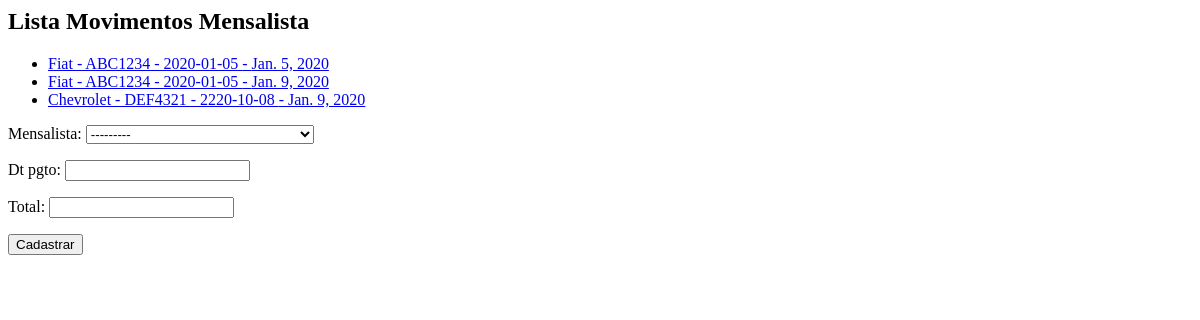
The app's page /core/mov-mensal/, older data.
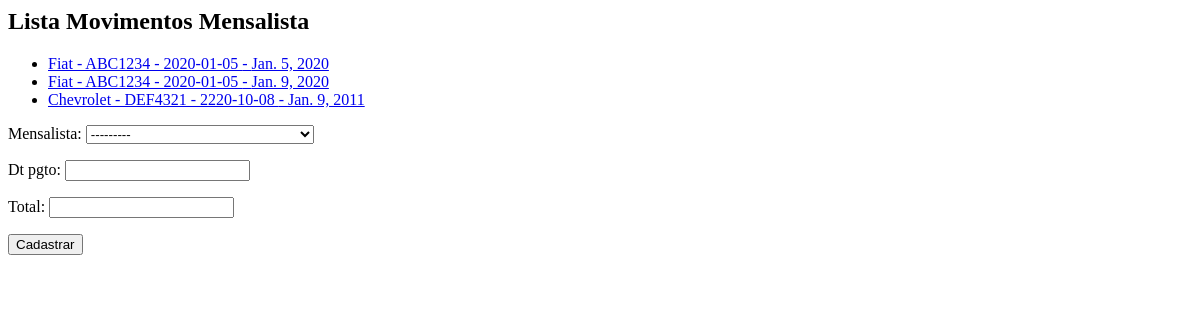
The same page, newer data.
### core/models.py (models this page shows, shortened)
class MovMensalista(models.Model):
    mensalista   = models.ForeignKey(Mensalista, on_delete=models.PROTECT)
    dt_pgto      = models.DateField()
    total        = models.DecimalField(max_digits=6, decimal_places=2)

class Mensalista(models.Model):
    veiculo      = models.ForeignKey(Veiculo, on_delete=models.PROTECT)
    inicio       = models.DateField()
    valor_mes    = models.DecimalField(max_digits=6, decimal_places=2)
    def __str__(self):
        return str(self.veiculo) + ' - ' + str(self.inicio)

class Veiculo(models.Model):
    marca           = models.ForeignKey(Marca, on_delete=models.PROTECT)
    placa           = models.CharField(max_length=7)
    proprietario    = models.ForeignKey(Pessoa, on_delete=models.PROTECT, blank=True, null=True) #Apenas para não precisar preencher na hora, mas depois verificar qual a necessidade disto >> blank=True,null=True,
    cor             = models.CharField(max_length=15)
    observacoes     = models.TextField()
    def __str__(self):
        return self.marca.nome + ' - ' + self.placa

class Marca(models.Model):
    nome            = models.CharField(max_length=50)

### core/views.py (the view)
# urls.py: path('mov-mensal/', lista_movmensalista, name='core_lista_movmensalista'),
def lista_movmensalista(request):
    mov_mensalistas = MovMensalista.objects.all()
    form = MovMensalistaForm()
    data = {'mov_mensalistas': mov_mensalistas, 'form': form}
    return render(
        request, 'core/lista_movmensalistas.html', data )

### core/forms.py
class MovMensalistaForm(ModelForm):
    class Meta:
        model = MovMensalista
        fields = '__all__'

### core/templates/core/lista_movmensalistas.html (shortened to what this page needs)
<h2>Lista Movimentos Mensalista</h2>
<ul>
    {% for mov in mov_mensalistas %}
    <li>
        <a href="{% url 'core_movmensalista_update' mov.id %}">
            {{ mov.mensalista }} - {{ mov.dt_pgto }}
        </a>
    </li>
    {% endfor %}
</ul>
<form action="{% url 'core_movmensalista_novo' %}" method="POST">
    {{ form.as_p }}
    <button type="submit">Cadastrar</button>
</form>

Row changes from the older to the newer data that the page shows:
changed MovMensalista "Chevrolet - DEF4321 - 2220-10-08": dt_pgto "Jan. 9, 2020" → "Jan. 9, 2011"
